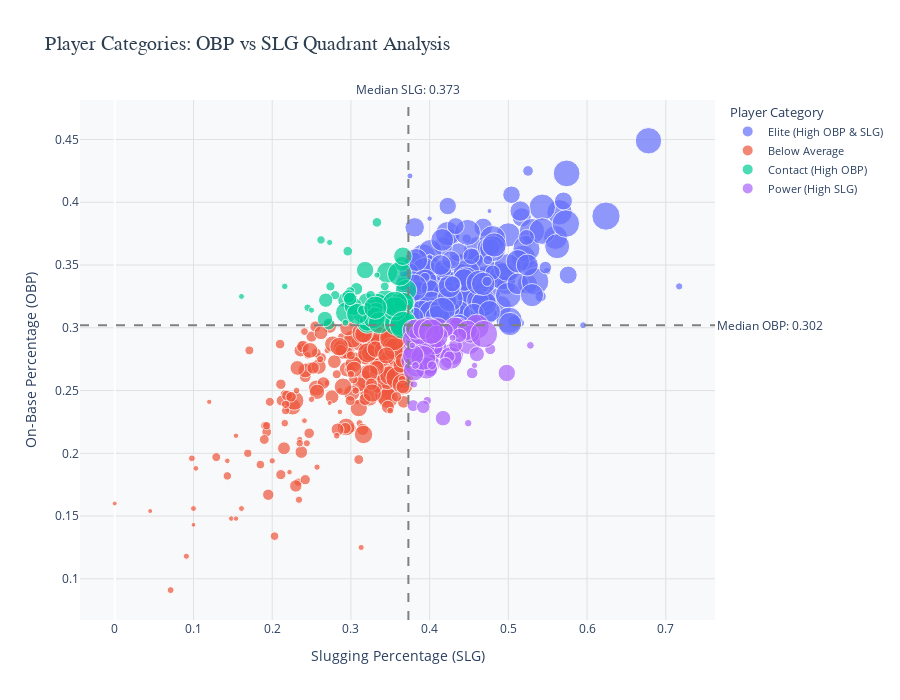

Notebook code for this chart:
### Code cell
# OBP vs SLG scatter (components of OPS)
median_obp = batter_stats_filtered['OBP'].median()
median_slg = batter_stats_filtered['SLG'].median()

# Create categories based on quadrants
def categorize_player(row):
    if row['OBP'] >= median_obp and row['SLG'] >= median_slg:
        return 'Elite (High OBP & SLG)'
    elif row['OBP'] >= median_obp and row['SLG'] < median_slg:
        return 'Contact (High OBP)'
    elif row['OBP'] < median_obp and row['SLG'] >= median_slg:
        return 'Power (High SLG)'
    else:
        return 'Below Average'

batter_stats_filtered['Category'] = batter_stats_filtered.apply(categorize_player, axis=1)

fig = px.scatter(
    batter_stats_filtered,
    x='SLG',
    y='OBP',
    color='Category',
    size='AB',
    hover_data=['Name', 'Tm', 'HR', 'BA', 'OPS'],
    title='Player Categories: OBP vs SLG Quadrant Analysis',
)

# Add median lines
fig.add_hline(y=median_obp, line_dash="dash", line_color="gray", 
              annotation_text=f"Median OBP: {median_obp:.3f}",
              annotation_position="right")
fig.add_vline(x=median_slg, line_dash="dash", line_color="gray",
              annotation_text=f"Median SLG: {median_slg:.3f}",
              annotation_position="top")

fig.update_layout(
    title_font=dict(size=20, color='#2c3e50', family='Arial Black'),
    height=700,
    plot_bgcolor='#f8f9fa',
    paper_bgcolor='white',
    xaxis=dict(gridcolor='#e1e1e1', title='Slugging Percentage (SLG)'),
    yaxis=dict(gridcolor='#e1e1e1', title='On-Base Percentage (OBP)'),
    legend=dict(title='Player Category', font=dict(size=11))
)

fig.show()

### Figure 1 — Plotly figure (JSON) as saved in the notebook; plotly's stock layout.template omitted (floating-point values rounded to 4 significant figures; data arrays with more than 128 entries replaced by an {"elided": "..."} marker saying what was removed)
{"data": [{"customdata": {"elided": "226x5 mixed values"}, "hovertemplate": "Category=Elite (High OBP & SLG)<br>SLG=%{x}<br>OBP=%{y}<br>AB=%{marker.size}<br>Name=%{customdata[0]}<br>Tm=%{customdata[1]}<br>HR=%{customdata[2]}<br>BA=%{customdata[3]}<br>OPS=%{customdata[4]}<extra></extra>", "legendgroup": "Elite (High OBP & SLG)", "marker": {"color": "#636efa", "size": {"elided": "226 int values"}, "sizemode": "area", "sizeref": 1.742, "symbol": "circle"}, "mode": "markers", "name": "Elite (High OBP & SLG)", "orientation": "v", "showlegend": true, "type": "scatter", "x": {"elided": "226 float values"}, "xaxis": "x", "y": {"elided": "226 float values"}, "yaxis": "y"}, {"customdata": {"elided": "222x5 mixed values"}, "hovertemplate": "Category=Below Average<br>SLG=%{x}<br>OBP=%{y}<br>AB=%{marker.size}<br>Name=%{customdata[0]}<br>Tm=%{customdata[1]}<br>HR=%{customdata[2]}<br>BA=%{customdata[3]}<br>OPS=%{customdata[4]}<extra></extra>", "legendgroup": "Below Average", "marker": {"color": "#EF553B", "size": {"elided": "222 int values"}, "sizemode": "area", "sizeref": 1.742, "symbol": "circle"}, "mode": "markers", "name": "Below Average", "orientation": "v", "showlegend": true, "type": "scatter", "x": {"elided": "222 float values"}, "xaxis": "x", "y": {"elided": "222 float values"}, "yaxis": "y"}, {"customdata": {"elided": "70x5 mixed values"}, "hovertemplate": "Category=Contact (High OBP)<br>SLG=%{x}<br>OBP=%{y}<br>AB=%{marker.size}<br>Name=%{customdata[0]}<br>Tm=%{customdata[1]}<br>HR=%{customdata[2]}<br>BA=%{customdata[3]}<br>OPS=%{customdata[4]}<extra></extra>", "legendgroup": "Contact (High OBP)", "marker": {"color": "#00cc96", "size": [192, 166, 140, 153, 37, 77, 188, 49, 248, 133, 393, 137, 61, 33, 392, 56, 339, 479, 330, 486, 81, 208, 75, 274, 175, 364, 256, 81, 403, 340, 145, 398, 67, 233, 140, 293, 57, 125, 368, 61, 67, 264, 389, 455, 33, 206, 73, 266, 367, 416, 31, 422, 290, 519, 396, 451, 179, 77, 542, 158, 517, 298, 157, 570, 686, 32, 53, 41, 92, 468], "sizemode": "area", "sizeref": 1.742, "symbol": "circle"}, "mode": "markers", "name": "Contact (High OBP)", "orientation": "v", "showlegend": true, "type": "scatter", "x": [0.365, 0.343, 0.307, 0.327, 0.216, 0.299, 0.303, 0.245, 0.319, 0.301, 0.346, 0.372, 0.328, 0.273, 0.321, 0.304, 0.366, 0.365, 0.321, 0.344, 0.333, 0.293, 0.28, 0.35, 0.366, 0.368, 0.32, 0.296, 0.37, 0.359, 0.331, 0.294, 0.358, 0.352, 0.371, 0.314, 0.316, 0.272, 0.367, 0.262, 0.343, 0.318, 0.334, 0.367, 0.333, 0.267, 0.274, 0.342, 0.332, 0.329, 0.161, 0.336, 0.303, 0.362, 0.308, 0.357, 0.268, 0.325, 0.365, 0.297, 0.356, 0.366, 0.299, 0.356, 0.367, 0.25, 0.321, 0.293, 0.315, 0.331], "xaxis": "x", "y": [0.351, 0.321, 0.331, 0.306, 0.333, 0.329, 0.314, 0.316, 0.303, 0.323, 0.344, 0.314, 0.303, 0.368, 0.304, 0.313, 0.319, 0.305, 0.305, 0.321, 0.384, 0.322, 0.326, 0.309, 0.335, 0.32, 0.321, 0.361, 0.33, 0.319, 0.31, 0.312, 0.324, 0.318, 0.318, 0.311, 0.306, 0.303, 0.32, 0.37, 0.333, 0.346, 0.319, 0.306, 0.342, 0.307, 0.333, 0.311, 0.312, 0.308, 0.325, 0.304, 0.317, 0.343, 0.311, 0.303, 0.322, 0.326, 0.303, 0.325, 0.315, 0.357, 0.323, 0.319, 0.302, 0.314, 0.317, 0.304, 0.314, 0.316], "yaxis": "y"}, {"customdata": {"elided": "67x5 mixed values"}, "hovertemplate": "Category=Power (High SLG)<br>SLG=%{x}<br>OBP=%{y}<br>AB=%{marker.size}<br>Name=%{customdata[0]}<br>Tm=%{customdata[1]}<br>HR=%{customdata[2]}<br>BA=%{customdata[3]}<br>OPS=%{customdata[4]}<extra></extra>", "legendgroup": "Power (High SLG)", "marker": {"color": "#ab63fa", "size": [405, 407, 40, 477, 343, 63, 372, 535, 165, 427, 168, 323, 121, 119, 434, 49, 372, 312, 58, 584, 445, 113, 580, 50, 211, 365, 179, 239, 413, 231, 265, 162, 458, 412, 178, 412, 159, 482, 292, 164, 355, 192, 216, 124, 432, 392, 200, 178, 202, 409, 284, 42, 541, 390, 393, 53, 55, 107, 356, 383, 655, 455, 570, 35, 72, 158, 37], "sizemode": "area", "sizeref": 1.742, "symbol": "circle"}, "mode": "markers", "name": "Power (High SLG)", "orientation": "v", "showlegend": true, "type": "scatter", "x": [0.402, 0.398, 0.4, 0.396, 0.376, 0.397, 0.379, 0.46, 0.424, 0.429, 0.381, 0.396, 0.413, 0.454, 0.408, 0.449, 0.384, 0.436, 0.397, 0.384, 0.427, 0.425, 0.4, 0.38, 0.417, 0.4, 0.385, 0.389, 0.383, 0.407, 0.498, 0.42, 0.41, 0.432, 0.421, 0.393, 0.384, 0.45, 0.452, 0.433, 0.448, 0.401, 0.384, 0.379, 0.396, 0.38, 0.46, 0.438, 0.376, 0.379, 0.377, 0.429, 0.392, 0.387, 0.379, 0.528, 0.382, 0.477, 0.382, 0.392, 0.469, 0.409, 0.402, 0.457, 0.403, 0.392, 0.378], "xaxis": "x", "y": [0.28, 0.3, 0.286, 0.289, 0.274, 0.29, 0.283, 0.301, 0.299, 0.279, 0.271, 0.29, 0.28, 0.264, 0.284, 0.224, 0.286, 0.301, 0.242, 0.271, 0.276, 0.277, 0.284, 0.255, 0.228, 0.271, 0.29, 0.298, 0.29, 0.285, 0.264, 0.271, 0.299, 0.3, 0.298, 0.286, 0.27, 0.288, 0.295, 0.286, 0.298, 0.267, 0.277, 0.238, 0.268, 0.266, 0.279, 0.294, 0.281, 0.298, 0.291, 0.292, 0.276, 0.295, 0.278, 0.286, 0.27, 0.283, 0.299, 0.299, 0.295, 0.293, 0.297, 0.27, 0.27, 0.237, 0.286], "yaxis": "y"}], "layout": {"annotations": [{"showarrow": false, "text": "Median OBP: 0.302", "x": 1, "xanchor": "left", "xref": "x domain", "y": 0.302, "yanchor": "middle", "yref": "y"}, {"showarrow": false, "text": "Median SLG: 0.373", "x": 0.373, "xanchor": "center", "xref": "x", "y": 1, "yanchor": "bottom", "yref": "y domain"}], "height": 700, "legend": {"font": {"size": 11}, "itemsizing": "constant", "title": {"text": "Player Category"}, "tracegroupgap": 0}, "paper_bgcolor": "white", "plot_bgcolor": "#f8f9fa", "shapes": [{"line": {"color": "gray", "dash": "dash"}, "type": "line", "x0": 0, "x1": 1, "xref": "x domain", "y0": 0.302, "y1": 0.302, "yref": "y"}, {"line": {"color": "gray", "dash": "dash"}, "type": "line", "x0": 0.373, "x1": 0.373, "xref": "x", "y0": 0, "y1": 1, "yref": "y domain"}], "title": {"font": {"color": "#2c3e50", "family": "Arial Black", "size": 20}, "text": "Player Categories: OBP vs SLG Quadrant Analysis"}, "xaxis": {"anchor": "y", "domain": [0, 1], "gridcolor": "#e1e1e1", "title": {"text": "Slugging Percentage (SLG)"}}, "yaxis": {"anchor": "x", "domain": [0, 1], "gridcolor": "#e1e1e1", "title": {"text": "On-Base Percentage (OBP)"}}}}
